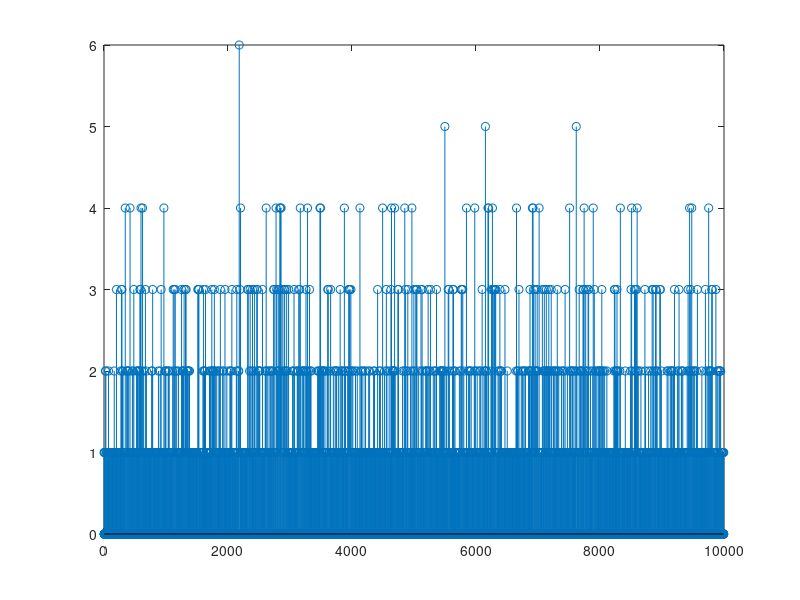

The MATLAB source for this figure:
% This file was used to test the dynamics of the streaming protocol under poisson event arrival

events = rand(1, 10000) < 0.2;

request_blocks = [];
avg = [];
underrun = 0;

state = 0;
blocks_read_moving_average = 0;
queue = 0;
queue_perceived = 0;
for i = 1 : length(events)
    queue = queue + events(i);
if state == 0
    if queue_perceived < 1
            queue_perceived = 1;
end
blocks_read_moving_average = blocks_read_moving_average * 0.96 + queue_perceived * 0.04;
avg(i) = blocks_read_moving_average;
% queue_perceived = queue_perceived + floor(blocks_read_moving_average);
% queue_perceived = floor(blocks_read_moving_average);
request_blocks(i) = queue_perceived;
state = queue_perceived + 5;
elseif state < 5
        state = state - 1;
elseif state == 5
        queue_perceived = queue;
state = state - 1;
else
    queue = queue - 1;
if queue < 0,
        underrun = underrun + 1;
queue = 0;
end
state = state - 1;
end
end

stem(request_blocks)
underrun

